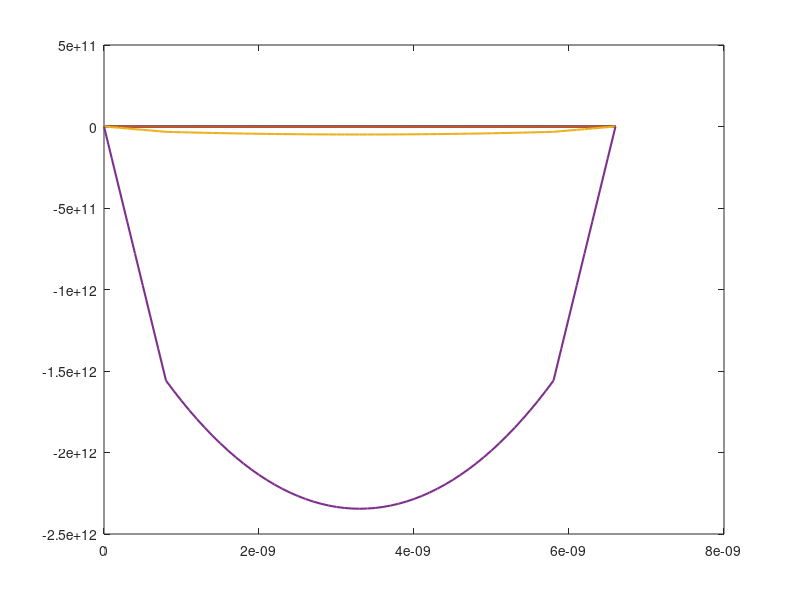

Write the MATLAB code that produced this figure.
q=1.602e-19; % Elementary charge, C        
width=5e-9;         % Silicon thickness, m            
tox=0.8e-9;   % Oxide thickness, m
N=67;
dx=(width+2*tox)/(N-1);   %delta x, m
interface1=round(tox/dx)+1;  interface2=round((tox+width)/dx)+1;  
Na=1e+24;  % Doping concentration, 1/m^3
e_si=11.7;   e_ox=3.9; % Relative permittivity
e0=8.854e-12;   % Permittivity, F/m
coeff=dx*dx*q/e0;
nint=1.075e16;  % intrinsic carrier density, 1/m^3
T=300;
k_B= 1.380662e-23;  % Boltzmann constant, J/K
thermal=k_B*T/q;
eDensity=zeros(N,1);
phi=zeros(N,11);
phi_update=zeros(N,11);

for iVg=1:11
  Vg=(iVg-1)*0.1;
  A=zeros(N,N);
  b=zeros(N,1);
  for ii=1:N
   if ii==1 || ii==N
    A(ii,ii)=1;
    b(ii,1)=0.33374+Vg;
   elseif  interface1<ii && ii<interface2 
    A(ii,ii-1)=e_si; A(ii,ii)=-2*e_si; A(ii,ii+1)=e_si;
    b(ii,1)=coeff*Na;
   elseif  ii<interface1 || ii>interface2
    A(ii,ii-1)=e_ox; A(ii,ii)=-2*e_ox; A(ii,ii+1)=e_ox;
    b(ii,1)=0;
   elseif ii==interface1
    A(ii,ii-1)=e_ox; A(ii,ii)=-e_ox-e_si; A(ii,ii+1)=e_si;
    b(ii,1)=coeff*Na/2;
   elseif ii==interface2
    A(ii,ii-1)=e_si; A(ii,ii)=-e_ox-e_si; A(ii,ii+1)=e_ox;
    b(ii,1)=coeff*Na/2;
   end
    
  end
  %Electrostatic Potential and electron density
  phi(:,iVg)=A\b;
  eDensity(interface1:interface2,iVg)=nint*exp(phi(interface1:interface2,iVg)/thermal);


  for ii=1:N
   if ii==1 || ii==N
    A(ii,ii)=1;
    b(ii,1)=0.33374+Vg;
   elseif  interface1<ii && ii<interface2 
    A(ii,ii-1)=e_si; A(ii,ii)=-2*e_si; A(ii,ii+1)=e_si;
    b(ii,1)=coeff*(Na+eDensity(ii,iVg));
   elseif  ii<interface1 || ii>interface2
    A(ii,ii-1)=e_ox; A(ii,ii)=-2*e_ox; A(ii,ii+1)=e_ox;
    b(ii,1)=0;
   elseif ii==interface1
    A(ii,ii-1)=e_ox; A(ii,ii)=-e_ox-e_si; A(ii,ii+1)=e_si;
    b(ii,1)=coeff*(Na+eDensity(ii,iVg))/2;
   elseif ii==interface2
    A(ii,ii-1)=e_si; A(ii,ii)=-e_ox-e_si; A(ii,ii+1)=e_ox;
    b(ii,1)=coeff*(Na+eDensity(ii,iVg))/2;
   end
  end
  
   % Updated electrostatic potential
  phi_update(:,iVg)=A\b;
end

% unit change (m^-3 -> cm^-3)
eDensity=eDensity/1e6;

Difference_rate=max(abs(phi-phi_update)./phi)*100;

x=0:dx:(width+2*tox);
plot(x,phi_update,'linewidth',1.5);
